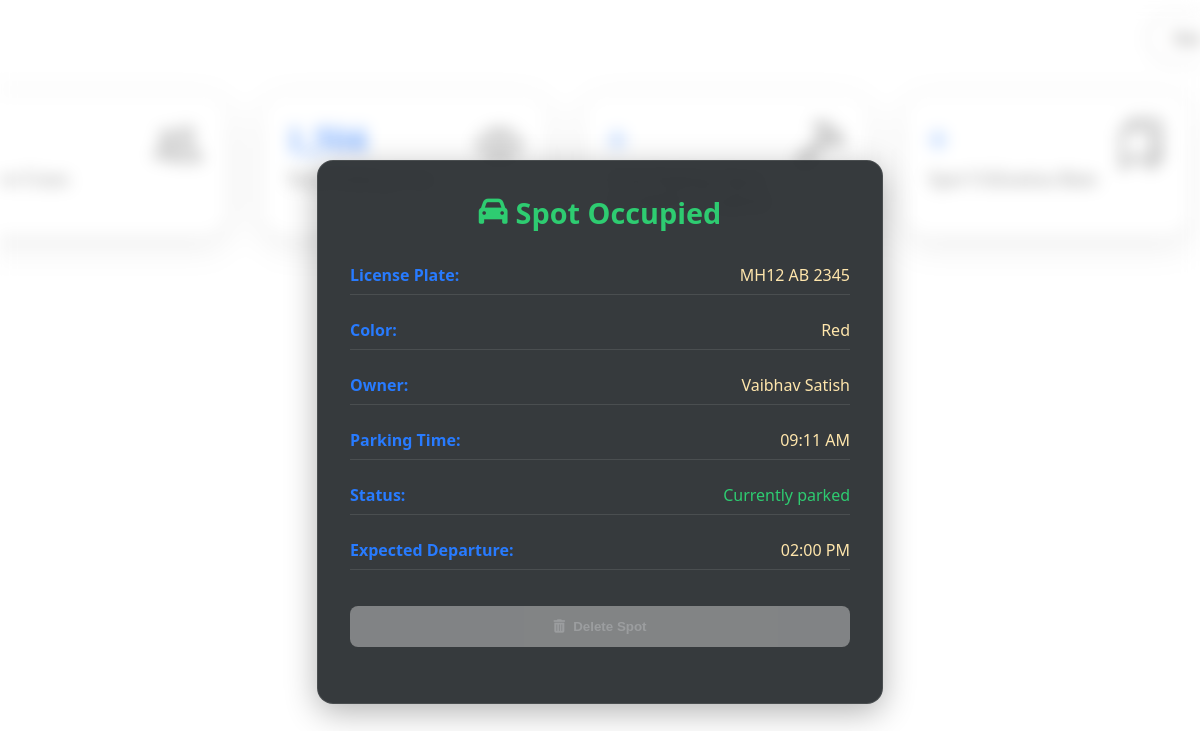
The app's page /admin/view_spot/2/1 with its own data.
### model.py (models this page shows, shortened)
class Vehicle(db.Model):
    id = db.Column(db.Integer, primary_key=True)
    vehicle_name = db.Column(db.String(100))
    vehicle_nickname = db.Column(db.String(100))
    license_plate = db.Column(db.String(20), unique=True, nullable=False)
    vehicle_image = db.Column(db.String)
    color = db.Column(db.String(50))
    user_id = db.Column(db.Integer, db.ForeignKey('user.id'), nullable=False)
    reservations = db.relationship('Reservation', back_populates='vehicle', lazy=True)

class User(db.Model, UserMixin):
    id = db.Column(db.Integer, primary_key=True)
    username = db.Column(db.String(80), unique=True)
    email = db.Column(db.String(120), unique=True, nullable=False)
    password = db.Column(db.String(200), nullable=False)
    firstname = db.Column(db.String(100))
    lastname = db.Column(db.String(100))
    gender = db.Column(db.String(10))
    phone = db.Column(db.String(15))
    address = db.Column(db.String(200))
    pin = db.Column(db.String(10))
    registration_date = db.Column(db.DateTime, default=datetime.now)
    is_active = db.Column(db.Boolean, default=True)
    reservations = db.relationship('Reservation', backref='user_ref', lazy=True)
    vehicles = db.relationship('Vehicle', backref='owner', cascade='all, delete-orphan')

class Reservation(db.Model):
    id = db.Column(db.Integer, primary_key=True)
    booking_id = db.Column(db.String(50), unique=True, nullable=False)
    booking_timestamp = db.Column(db.DateTime, default=datetime.utcnow)
    lot_id = db.Column(db.Integer, db.ForeignKey('parking_lot.id'), nullable=False)
    spot_id = db.Column(db.Integer, db.ForeignKey('parking_spot.id'))
    user_id = db.Column(db.Integer, db.ForeignKey('user.id'))
    vehicle_id = db.Column(db.Integer, db.ForeignKey('vehicle.id'))
    expected_arrival = db.Column(db.DateTime, nullable=False)
    expected_departure = db.Column(db.DateTime, nullable=False)
    parking_timestamp = db.Column(db.DateTime)
    leaving_timestamp = db.Column(db.DateTime)
    parking_cost = db.Column(db.Float)
    status = db.Column(db.String(20), default='Pending')
    cancellation_reason = db.Column(db.String(200))
    lot = db.relationship('ParkingLot')
    spot = db.relationship('ParkingSpot', backref=db.backref('reservations', lazy='dynamic'))
    user = db.relationship('User', overlaps="reservations,user_ref")
    vehicle = db.relationship('Vehicle')

### routes/admin_routes.py (the view, shortened to what this page needs)
@admin_bp.route('/view_spot/<int:lot_id>/<int:spot_number>')
def view_spot(lot_id, spot_number):
    spot = ParkingSpot.query.filter_by(lot_id=lot_id, spot_number=spot_number).first_or_404()
    if spot.status == 'O':
        reservation = Reservation.query.filter_by(spot_id=spot.id).order_by(Reservation.parking_timestamp.desc()).first()
        vehicle = reservation.vehicle if reservation else None
        user = User.query.get(reservation.user_id) if reservation else None
        return render_template('partials/_parking_spot_details.html',
                               spot=spot, reservation=reservation,
                               vehicle=vehicle, user=user)
    else:
        return render_template('partials/_parking_spot_details.html',
                               spot=spot, reservation=None,
                               vehicle=None, user=None)

### templates/partials/_parking_spot_details.html (shortened to what this page needs)
<!DOCTYPE html>
<html lang="en">
<head>
    <link rel="stylesheet" href="{{ url_for('static', filename='style/partials/_parking_spot_details.css') }}">
    <link rel="stylesheet" href="https://cdnjs.cloudflare.com/ajax/libs/font-awesome/6.4.0/css/all.min.css">
</head>
<body>
    <div class="content">
        <div class="spot-card">
            {% if reservation %}
            {% set status = spot.status %}
            {% if status == 'B' %}
            <h2><i class="fas fa-car"></i> Spot Booked</h2>
            {% elif status == 'O' %}
            <h2><i class="fas fa-car"></i> Spot Occupied</h2>
            {% elif status == 'X' %}
            <h2><i class="fas fa-car"></i> Spot Unavailable</h2>
            {% endif %}
            <div class="spot-details">
                <p><strong>License Plate:</strong> {{ vehicle.license_plate }}</p>
                <p><strong>Color:</strong> {{ vehicle.color }}</p>
                <p><strong>Owner:</strong> {{ user.firstname }} {{ user.lastname }}</p>
                {% if status == 'B' %}
                <p><strong>Booking ID:</strong> {{ reservation.booking_id }}</p>
                <p><strong>Booking Time:</strong> {{ reservation.booking_timestamp.strftime('%I:%M %p') }}</p>
                <p><strong>Expected Arrival:</strong> {{ reservation.expected_arrival.strftime('%I:%M %p') }}</p>
                <p><strong>Expected Departure:</strong> {{ reservation.expected_departure.strftime('%I:%M %p') }}</p>
                {% elif status == 'O' %}
                <p><strong>Parking Time:</strong> {{ reservation.parking_timestamp.strftime('%I:%M %p') }}</p>
                <p><strong>Status:</strong>
                    <span style="color: var(--success);">
                        {{ reservation.leaving_timestamp or "Currently parked" }}
                    </span>
                </p>
                <p><strong>Expected Departure:</strong> {{ reservation.expected_departure.strftime('%I:%M %p') }}</p>
                {% endif %}
                <form method="POST" action="{{ url_for('admin.delete_spot', spot_id=spot.id) }}">
                    <button type="submit" class="delete-btn" disabled>
                        <i class="fas fa-trash-alt"></i> Delete Spot
                    </button>
                </form>
            </div>
            {% endif %}
        </div>
    </div>
</body>
</html>

### static/style/partials/_parking_spot_details.css (style rules this page uses)
.spot-card { max-width: 400px; margin: 50px auto; padding: 30px; background: #ffffff; box-shadow: 0 0 15px rgba(0, 0, 0, 0.1); border-radius: 35px; text-align: center; font-family: 'Segoe UI', sans-serif; }
.spot-card h2 { margin-bottom: 20px; color: #333; }
.spot-details p { font-size: 16px; margin: 10px 0; color: #444; }
.spot-details strong { color: #000; }
.delete-btn { margin-top: 20px; padding: 10px 20px; background-color: #e74c3c; color: white; border: none; border-radius: 8px; cursor: pointer; font-weight: bold; transition: background-color 0.3s ease; }
.delete-btn:disabled { background-color: #ccc; cursor: not-allowed; opacity: 0.6; }

### records on screen
Vehicle: license_plate "MH12 AB 2345", color "Red"
User: firstname "Vaibhav", lastname "Satish"
Reservation: parking_timestamp "09:11 AM", leaving_timestamp "Currently parked", expected_departure "02:00 PM"
